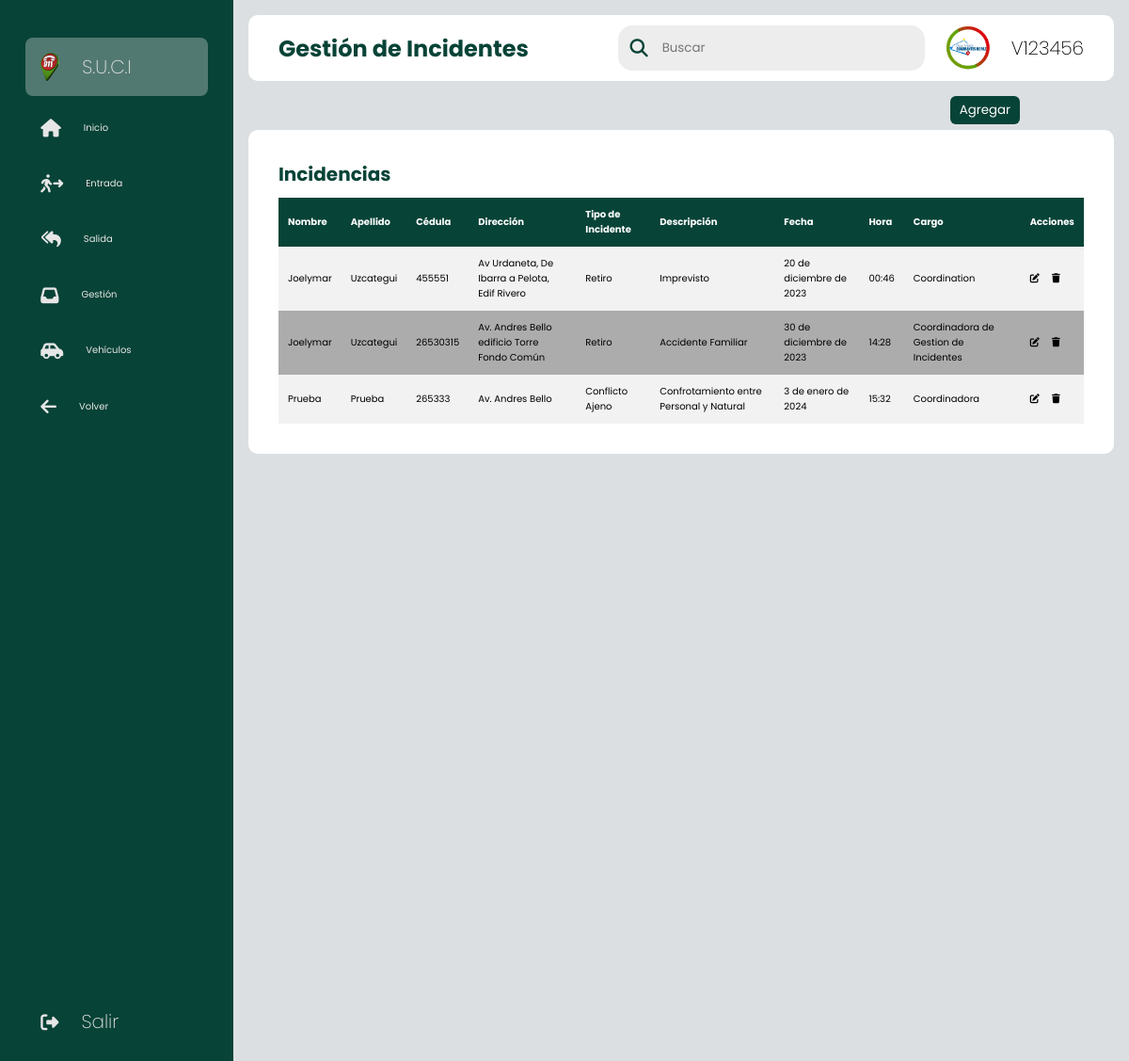
/seguridad/gestion (signed in), run on the app's committed database.
### sistema/models.py (models this page shows, shortened)
class UserC(AbstractUser, PermissionsMixin):
    STATUS = (
        ('estandar', 'estandar'),
        ('admin', 'admin'),
        ('superu', 'superu'),
    )
    username = models.CharField(max_length=200, verbose_name='Cédula:', default='', unique=True)
    nombre = models.CharField(max_length=200, verbose_name='Nombre:', default='')
    apellido = models.CharField(max_length=200, verbose_name='Apellido:', default='')
    password = models.CharField(max_length=200, verbose_name='Contraseña:', default='')
    tipo = models.CharField(max_length=200, verbose_name='Tipo de Usuario:', choices=STATUS, default='')
    sede = models.CharField(max_length=200, verbose_name='Sede:', default='')
    departamento = models.CharField(max_length=200, verbose_name='Departamento:', default='')
    USERNAME_FIELD = 'username'

class Gestion(models.Model):
    name = models.CharField(max_length=64, verbose_name='Nombre:', default='')
    apellido = models.CharField(max_length=64, verbose_name='Apellido:', default='')
    cedula = models.CharField(max_length=64, verbose_name='Cédula:', default='')
    tipo = models.CharField(max_length=64, verbose_name='Tipo de Incidente:', default='')
    descripcion = models.CharField(max_length=64, verbose_name='Descripción:', default='')
    fecha = models.DateField(verbose_name='Fecha')
    direccion = models.CharField(max_length=64, verbose_name='Dirección:', default='')
    cargo = models.CharField(max_length=64, verbose_name='Cargo:', default='')
    hora = models.CharField(max_length=64, verbose_name='Hora de Entrada:', default='')

### sistema/decorators.py (the view)
        def wrapper_func(request, *args, **kwargs):
            group = None
            if request.user.groups.exists():
                group = request.user.groups.all()[0].name
            if group in allowed_roles:
                return view_func(request, *args, **kwargs)
            else:
                return redirect('403')

### sistema/forms.py
class GestionForm(forms.ModelForm):
    fecha = forms.CharField(widget=forms.TextInput(attrs={'type':'date'}))
    hora = forms.CharField(widget=forms.TextInput(attrs={'type':'time'}))
    class Meta:
        model = Gestion
        fields = ('name', 'apellido', 'cedula',  'tipo', 'descripcion', 'fecha', 'direccion', 'cargo', 'hora')

class GestionEForm(forms.ModelForm):
    fecha = forms.CharField(widget=forms.TextInput(attrs={'type':'date'}))
    hora = forms.CharField(widget=forms.TextInput(attrs={'type':'time'}))
    class Meta:
        model = Gestion
        fields = ('name', 'apellido', 'cedula', 'tipo', 'descripcion', 'fecha', 'direccion', 'cargo', 'hora')

### sistema/views.py (called while the page is built, shortened)
@login_required(login_url='login')
@allowed_users(allowed_roles=['admin', 'seguridad'])
def gestions(request):
    gestionp = Gestion.objects.all()
    context = {'form2': GestionForm(), 'formesp': GestionEForm(), 'gestionp': gestionp}
    return render(request, 'seguridad/gestion.html', context)

### sistema/templates/seguridad/gestion.html (shortened to what this page needs)
{% load static %}
<!DOCTYPE html>
<html lang="en">
	<head>
  		<link rel="stylesheet" type="text/css" href="{% static 'css/style.css' %}">
        <link rel="stylesheet" href="https://cdnjs.cloudflare.com/ajax/libs/font-awesome/6.4.0/css/all.min.css">
	</head>
    <body>
        <div class="sidebar">
            <div class="logo"></div>
            <ul class="menu">
                <li class="active">
                    <a href="#">
                            <img style="width:20px; height: 30px;" src="{% static 'img/favicon.png' %}">
                        <span class="title">S.U.C.I</span>
                    </a>
                </li>
                <li>
                    <a href="../seguridad/">
                        <i class="fa-solid fa-house"></i>
                        <span>Inicio</span>
                    </a>
                </li>
                <li>
                    <a href="../seguridad/entradap">
                        <i class="fa-solid fa-person-walking-arrow-right"></i>
                        <span>Entrada</span>
                    </a>
                </li>
                <li>
                    <a href="../seguridad/salidap">
                        </i><i class="fa-solid fa-reply-all"></i>
                        <span>Salida</span>
                    </a>
                </li>
                <li>
                    <a href="../seguridad/gestion">
                        <i class="fa-solid fa-inbox"></i>
                        <span>Gestión</span>
                    </a>
                </li>
                <li>
                    <a href="../seguridad/vehiculos">
                        <i class="fa-solid fa-car-side"></i>
                        <span>Vehículos</span>
                    </a>
                    <li class="logout.new">
                        <a href="../modulos">
                            <i class="fa-solid fa-arrow-left"></i>
                            <span>Volver</span>
                        </a>
                    </li>
                </li>
                <li class="logout">
                    <a href="{% url 'logout' %}">
                        <i class="fa-solid fa-right-from-bracket"></i>
                        <span class="title">Salir</span>
                    </a>
                </li>
            </ul>
        </div>
        <div class="main--content">
            <div class="header--wrapper">
                <div class="header--title">
                    <h2>Gestión de Incidentes</h2>
                </div>
                <div class="user--info">
                    <div class="searh--box">
                    <i class="fa-solid fa-magnifying-glass"></i>
                    <input type="text" placeholder="Buscar" />
                </div>
                    <img src="{% static 'img/ven911.jpg' %}">
                    <h2 class="title">V{{request.user.username}}</h2>
                </div>
            </div>
            <div align="right" style="margin-right: 100px; margin-bottom: -10px;">
                <button id="myBtn" class="btn">Agregar</button>
            </div>
            <div class="tabular--wrapper">
                <h3 class="main--title">Incidencias</h3>
                <div class="table-container">
                    <table>
                        <thead>
                            <tr>
                                <th>Nombre</th>
                                <th>Apellido</th>
                                <th>Cédula</th>
                                <th>Dirección</th>
                                <th>Tipo de Incidente</th>
                                <th>Descripción</th>
                                <th>Fecha</th>
                                <th>Hora</th>
                                <th>Cargo</th>
                                <th>Acciones</th>
                            </tr>
                            <tbody>
                                {% for archivo in gestionp %}
                                    <tr>
                                        <td>{{ archivo.name }}</td>
                                        <td>{{ archivo.apellido }}</td>
                                        <td>{{ archivo.cedula }}</td>
                                        <td>{{ archivo.direccion }}</td>
                                        <td>{{ archivo.tipo }}</td>
                                        <td>{{ archivo.descripcion }}</td>
                                        <td>{{ archivo.fecha }}</td>
                                        <td>{{ archivo.hora }}</td>
                                        <td>{{ archivo.cargo }}</td>
                                        <td>
                                            <a href="#" id="myBtnn3{{ archivo.id }}" style="color: black;"><i class="fa-solid fa-pen-to-square"></i></a>
                                            <a href="#" id="myBtnn2{{ archivo.id }}" style="color: black;"><i class="fa-solid fa-trash"></i></a>
                                        </td>
                                    </tr>
                                {% endfor %}
                            </tbody>
                        </thead>
                    </table>
                </div>
            </div>
    </body>
</html>

### sistema/static/css/style.css (style rules this page uses)
* { margin: 0; padding: 0; border: none; outline: none; box-sizing: border-box; font-family: "Poppins", sans-serif; }
body { display: flex; }
.sidebar { position: sticky; top: 0; left: 0; bottom: 0; width: 110px; height: 100vh; padding: 0 1.7rem; color: #ffffff; transition: all 0.5s linear; background: #084337; }
.logo { height: 10px; padding: 16px; }
.menu { height: 88%; position: relative; list-style: none; padding: 0; }
.menu li { padding: 1rem; margin: 8px 0; border-radius: 8px; transition: all 0.5s ease-in-out; }
.menu li:hover, .active { background: #e0e0e058; }
.menu a { color:#e6e6e6; font-size: 10px; text-decoration: none; display: flex; align-items: center; gap: 1.5rem; }
.menu a span { overflow: hidden; }
.menu a i { font-size: 1.2rem; }
.logout { position: absolute; bottom: 0; left: 0; width: 100%; }
.main--content { position: relative; background: #DCDFE1; width: 100%; padding: 1rem; }
.header--wrapper img { width: 60px; height: 50px; cursor: pointer; border-radius: 50%; }
.header--wrapper { display: flex; justify-content: space-between; align-items: center; flex-wrap: wrap; background: #ffffff; border-radius: 10px; padding: 10px 2rem; margin-bottom: 1rem; }
.header--title { color: #084337; }
.user--info { display: flex; align-items: center; gap: 1rem; }
.searh--box { background:rgb(237, 237, 237); border-radius: 15px; color: #084337; display: flex; align-items: center; gap: 5px; padding: 4px 12px; }
.searh--box input { background: transparent; color: rgb(6, 31, 11); padding: 10px; }
.searh--box i { font-size: 1.2rem; cursor: pointer; transition: all 0.5s ease-in-out; }
.main--title { color: #084337; padding-bottom: 10px; font-size: 20px; }
.title { font-size: 20px; font-weight: 200; }
.tabular--wrapper { background: #ffffff; margin-top: 1rem; border-radius: 10px; padding: 2rem; }
.table-container { width: 100%; overflow:auto; }
table { width: 100%; border-collapse: collapse; }
thead { background: #084337; color: #ffffff; }
th { padding: 10px; text-align: left; font-size: 10px; }
tbody { background: #f2f2f2; }
td { padding: 10px; font-size: 10px; color: rgb(0, 0, 0); }
tr:nth-child(even) { background: #adacac; }
.btn { position: relative; padding: 5px 10px; background: #084337; text-decoration: none; color: #ffffff; border-radius: 6px; }

### data on the page
UserC: user.username "123456"
Gestion: name "Joelymar", apellido "Uzcategui", cedula "455551", direccion "Av Urdaneta, De Ibarra a Pelota, Edif Rivero", tipo "Retiro", descripcion "Imprevisto", fecha "20 de diciembre de 2023", hora "00:46", cargo "Coordination"
Gestion: name "Joelymar", apellido "Uzcategui", cedula "26530315", direccion "Av. Andres Bello edificio Torre Fondo Común", tipo "Retiro", descripcion "Accidente Familiar", fecha "30 de diciembre de 2023", hora "14:28", cargo "Coordinadora de Gestion de Incidentes"
Gestion: name "Prueba", apellido "Prueba", cedula "265333", direccion "Av. Andres Bello", tipo "Conflicto Ajeno", descripcion "Confrotamiento entre Personal y Natural", fecha "3 de enero de 2024", hora "15:32", cargo "Coordinadora"
